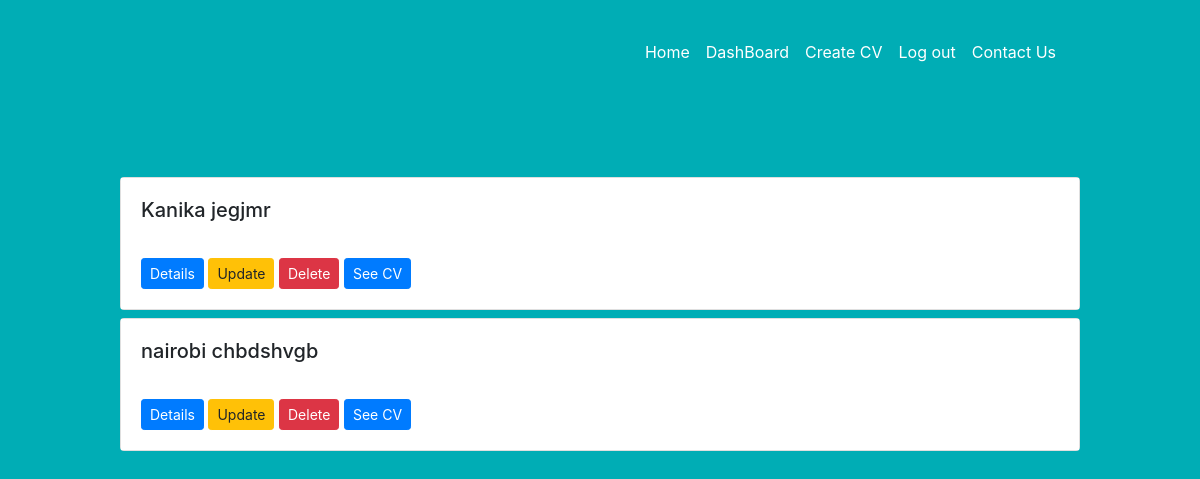
Screenshot of /addcv/userdash/ (signed in) with the database file from the repository.
### addcv/models.py (models this page shows, shortened)
class person(models.Model):
    User = settings.AUTH_USER_MODEL
    added_by = models.ForeignKey(User,
        null=True, blank=True, on_delete=models.CASCADE)
    firstname=models.CharField(max_length=20, null=True)
    lastname=models.CharField(max_length=20, null=True)
    profession=models.CharField(max_length=20, null=True)
    title=models.CharField(max_length=20, null=True)
    city=models.CharField(max_length=30, null=True)
    state=models.CharField(max_length=30, null=True)
    pincode=models.IntegerField( null=True)
    phoneno=models.IntegerField( null=True)
    emailid=models.EmailField( null=True)
    profile=models.TextField(max_length=100, null=True)

### addcv/views.py (the view)
# urls.py: path('userdash/', views.dashboard,name='dashboard'),
def dashboard(request):
    current_user = request.user
    person1 = person.objects.filter(added_by=current_user)
    return render(request,'addcv/dashboard.html',{'persons':person1})

### addcv/templates/addcv/dashboard.html
{% extends 'seavs/base.html' %}
{% load crispy_forms_tags %}
{% block content %}
<div class="container-fluid">
  {% for person in persons %}
  <div class="card mb-2">
    <div class="card-body" style="background-color:#fff">
      <h5 class="card-title">{{person.firstname}} {{person.lastname}}</h5>
      <br>
      <a href="{% url 'persondash' person.id %}" class="btn btn-primary btn-sm">Details</a>
      <a href="{% url 'updatepersonal' person.id %}" class="btn btn-warning btn-sm">Update</a>
      <a href="{% url 'deletepersonal' person.id %}" class="btn btn-danger btn-sm">Delete</a>
      <a href="{% url 'showcv' person.id %}" class="btn btn-primary btn-sm">See CV</a>
    </div>
  </div>
  {% endfor %}
</div>
{%endblock content %}

### seavs/static/seavs/main.css (style rules this page uses)
body { background-color: #00adb5; margin-bottom: 20px; }
.container-fluid { padding: 2% 10%; align-content: center; }
.card-body { background-color: #fff; }

### rows the page displays
person: firstname "Kanika", lastname "jegjmr"
person: firstname "nairobi", lastname "chbdshvgb"
